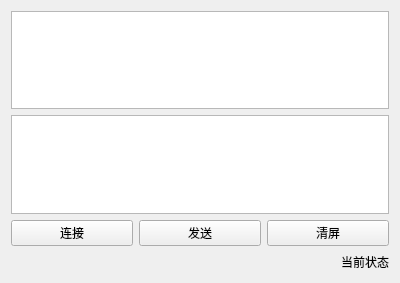
<?xml version="1.0" encoding="UTF-8"?>
<ui version="4.0">
 <class>ChatServerWidget</class>
 <widget class="QWidget" name="ChatServerWidget">
  <property name="geometry">
   <rect>
    <x>0</x>
    <y>0</y>
    <width>400</width>
    <height>283</height>
   </rect>
  </property>
  <property name="windowTitle">
   <string>Form</string>
  </property>
  <layout class="QVBoxLayout" name="verticalLayout_3">
   <item>
    <layout class="QVBoxLayout" name="verticalLayout_2">
     <item>
      <layout class="QVBoxLayout" name="verticalLayout">
       <item>
        <widget class="QTextBrowser" name="display_screen"/>
       </item>
       <item>
        <widget class="QTextEdit" name="message_textEdit"/>
       </item>
       <item>
        <layout class="QHBoxLayout" name="horizontalLayout">
         <item>
          <widget class="QPushButton" name="start_button">
           <property name="text">
            <string>连接</string>
           </property>
          </widget>
         </item>
         <item>
          <widget class="QPushButton" name="send_button">
           <property name="text">
            <string>发送</string>
           </property>
          </widget>
         </item>
         <item>
          <widget class="QPushButton" name="clear_button">
           <property name="text">
            <string>清屏</string>
           </property>
          </widget>
         </item>
        </layout>
       </item>
      </layout>
     </item>
     <item>
      <layout class="QHBoxLayout" name="horizontalLayout_2">
       <item>
        <spacer name="horizontalSpacer">
         <property name="orientation">
          <enum>Qt::Horizontal</enum>
         </property>
         <property name="sizeHint" stdset="0">
          <size>
           <width>40</width>
           <height>20</height>
          </size>
         </property>
        </spacer>
       </item>
       <item>
        <widget class="QLabel" name="tip_Label">
         <property name="text">
          <string>当前状态</string>
         </property>
        </widget>
       </item>
      </layout>
     </item>
    </layout>
   </item>
  </layout>
 </widget>
 <resources/>
 <connections/>
</ui>
